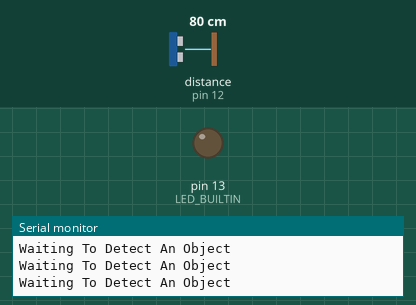
The sketch below on a simulated Arduino Uno, built with avr-gcc and run on an emulated ATmega328P. Parts: output pins drawn as LEDs (lit = HIGH), the last lines printed to the serial monitor. Wiring (inferred from the names in the program): ultrasonic range finder: trigger pin 11; echo pin 12. The test bench sets the inputs (shaded band); at power-on: distance to the obstacle (sensor on pin 12) 80 cm. The echo pulse lasts 58.3 µs per cm; pins used as bus, display or sensor lines are not drawn.

Above: at 1.2 s.
1.3 s: distance to the obstacle (sensor on pin 12) set to 12 cm
2.8 s: distance to the obstacle (sensor on pin 12) set to 9 cm
At 3.2 s:
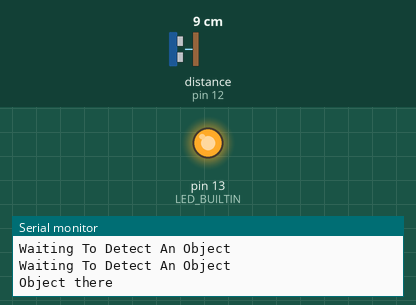
Timing chart, 0 to 5.8 s (numbered marks = the images above; inputs shaded):
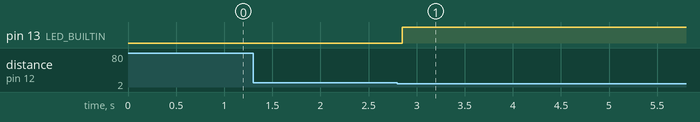

The sketch:

ARDUINO_LAB___3_.ino
```cpp
// defines pins numbers
const int trigPin = 11;
const int echoPin = 12;

// defines variables
long duration;
int distance;

// state tracking
bool objectPresent = false;  // keeps track if object is currently detected
int lim = 10; // cm,

void setup() {
  // Ultrasonic Pins
  pinMode(trigPin, OUTPUT); // Sets the trigPin as an Output
  pinMode(echoPin, INPUT);  // Sets the echoPin as an Input

  // LED
  pinMode(LED_BUILTIN, OUTPUT);

  Serial.begin(9600); // Starts the serial communication
}

void loop() {
  // Clears the trigPin
  digitalWrite(trigPin, LOW);
  delayMicroseconds(2);

  // Sets the trigPin HIGH for 10 microseconds
  digitalWrite(trigPin, HIGH);
  delayMicroseconds(10);
  digitalWrite(trigPin, LOW);

  // Reads echoPin, returns the sound wave travel time in microseconds
  duration = pulseIn(echoPin, HIGH);


  distance = duration * 0.034 / 2;


  if (distance > 0 && distance < lim) {
    if (objectPresent==false) {
      objectPresent = true;
      Serial.println("Object there");
      digitalWrite(LED_BUILTIN, HIGH);
    }
  } else {

    if (objectPresent==true) {
      objectPresent = false;
      Serial.println("Object is gone");
      digitalWrite(LED_BUILTIN, LOW);
    } else {
      Serial.println("Waiting To Detect An Object");
    }
  }

  delay(200);
}
```

Measured:
- the behaviour switches between 11 and 10 cm on distance to the obstacle (sensor on pin 12) (found by bisection; images 0 and 1)
- after the input at 2.8 s, pin 13 (LED_BUILTIN): LOW → HIGH after 0.05 s
